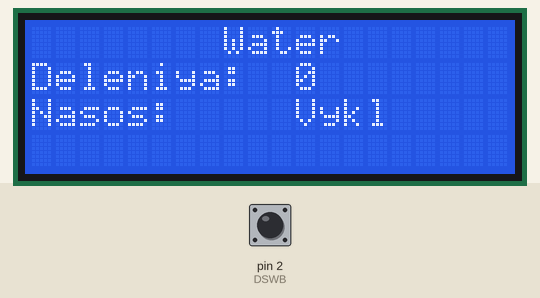
Bench run of a sketch on a simulated Arduino Uno, built with avr-gcc and run on an emulated ATmega328P. On the bench: 20×4 character LCD. The inputs (shaded band) are chosen by the test bench; at power-on: pin 2 (DSWB) HIGH. What the sketch prints to the serial monitor is not drawn.

Above: at 1.2 s.
1.3 s: pin 2 (DSWB) pulled LOW for 0.15 s
At 2.5 s:
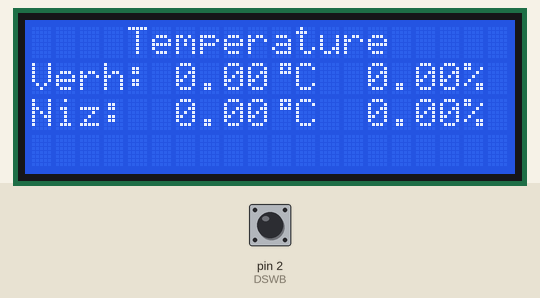
2.9 s: pin 2 (DSWB) pulled LOW for 1 s
At 3.3 s:
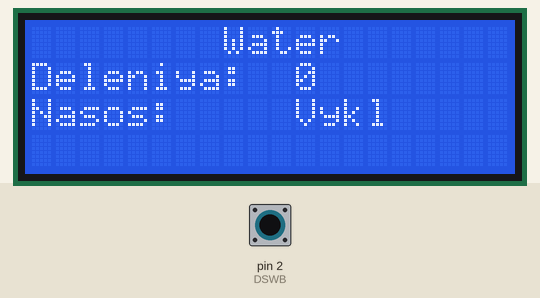
5.4 s: pin 2 (DSWB) pulled LOW for 3.2 s
At 6.8 s:
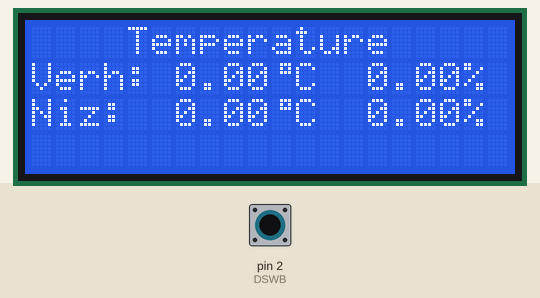
Timing chart, 0 to 7.9 s (numbered marks = the images above; inputs shaded):
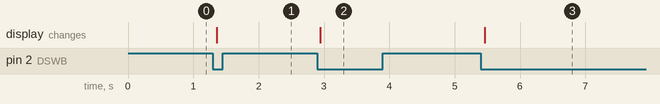

The sketch:

terminal.ino
```cpp
#define DSWB 2

#include <Wire.h>
#include <LiquidCrystal_I2C.h>

// создаем объект-экран, передаём используемый адрес
// и разрешение экрана:
LiquidCrystal_I2C lcd(0x26, 20, 4);
int initCheck = 0;

int dSwCheck = 0;
int dSwButRead;
int dSwPrevState = HIGH;
int dSwCurState = LOW;
unsigned long dSwTimer;

int debounce = 200;

struct DataToDisplay {
  int wLevelPartition = 0;
  int comprState = 0;
  float hS1 = 0;
  float hS2 = 0;
  float tS1 = 0;
  float tS2 = 0;
};

struct DataToSend {
  short id = 3; // id 1 = модуль температуры в сарае, id 2 = модуль воды, id 3 = терминал
  short data1 = 0;
  float data2 = 0;
  float data3 = 0;
  float data4 = 0;
  float data5 = 0;
  short data6 = 0; //состояние компрессора со стороны терминала
};

DataToDisplay data;

byte degree[8] = // кодируем символ градуса
{
B00111,
B00101,
B00111,
B00000,
B00000,
B00000,
B00000,
};

void setup()
{   Serial.begin(9600);
  // инициализируем экран
  lcd.init();
    // включаем подсветку
  lcd.backlight();
  // устанавливаем курсор в колонку 0, строку 0
  lcd.setCursor(0, 0);
    // печатаем первую строку
  lcd.print("Inititalization...");
  lcd.createChar(1, degree); // Создаем символ под номером 1
  pinMode(DSWB, INPUT_PULLUP);
  dSwTimer = millis();
}

void loop()
{
  if (initCheck == 0) {
    changeDispData();
  }
  handleDisplayButton();
  Serial.println(dSwCheck);
}

void handleDisplayButton()
{
  dSwCurState = digitalRead(DSWB);
  if ((dSwCurState == LOW && dSwPrevState == HIGH) && (millis() - dSwTimer >= 200)) {
    changeDispData();
  }
  dSwPrevState = dSwCurState;
}

void waterPage() {
  lcd.setCursor(0, 0);
  lcd.print(String("        Water"));
  lcd.setCursor(0, 1);
  lcd.print(String("Deleniya:  ") + String(data.wLevelPartition));
  lcd.setCursor(0, 2);
  lcd.print(String("Nasos:     ") + getCompressorState());
}

void chickPage() {
  lcd.setCursor(0, 0);
  lcd.print(String("    Temperature"));
  lcd.setCursor(0, 1);
  lcd.print(String("Verh: ") + String(data.tS1) + String("\1C") + String("  ") + String(data.hS1) + String("%"));
  lcd.setCursor(0, 2);
  lcd.print(String("Niz:  ") + String(data.tS2) + String("\1C") + String("  ") + String(data.hS2) + String("%"));
}

String getCompressorState() {
  String comprOnOff;
  if (data.comprState == 0) comprOnOff = "Vykl"; else comprOnOff = "Vkl";
  return comprOnOff;
}

void changeDispData(){
  lcd.clear();
  if (dSwCheck == 0) {
    dSwCheck = 1;
    waterPage();
    dSwTimer = millis();
  } else {
    dSwCheck = 0;
    chickPage();
    dSwTimer = millis();
  }
  if (initCheck == 0) {
    initCheck = 1;
  }
}
```

Measured:
- after the input at 1.3 s, the display: changes after 0.06 s (image 1)
- after the input at 2.9 s, the display: changes after 0.05 s (image 2)
- after the input at 5.4 s, the display: changes after 0.06 s (image 3)
